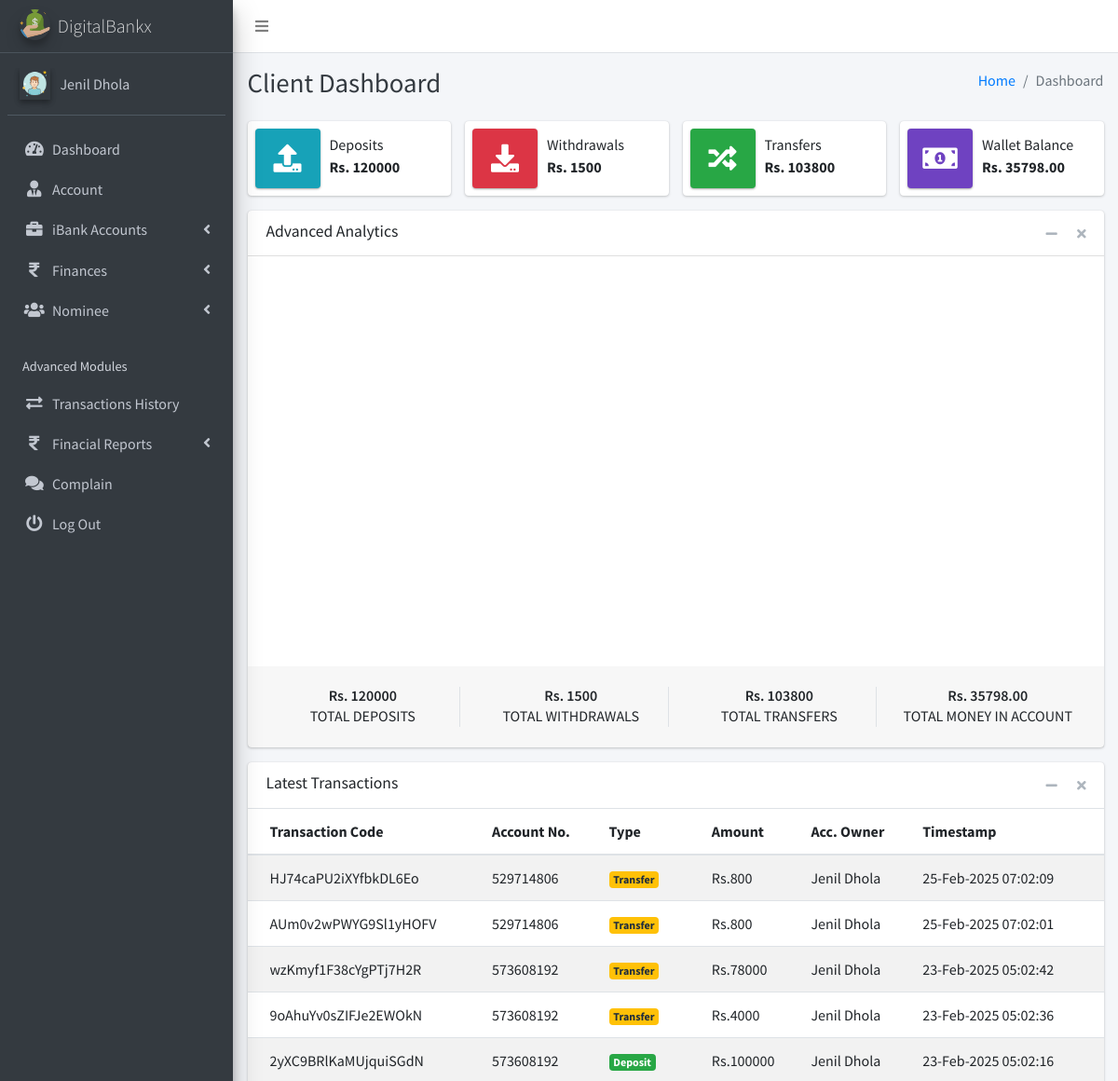
The app's page /client/pages_dashboard.php (signed in, upper part), older data.
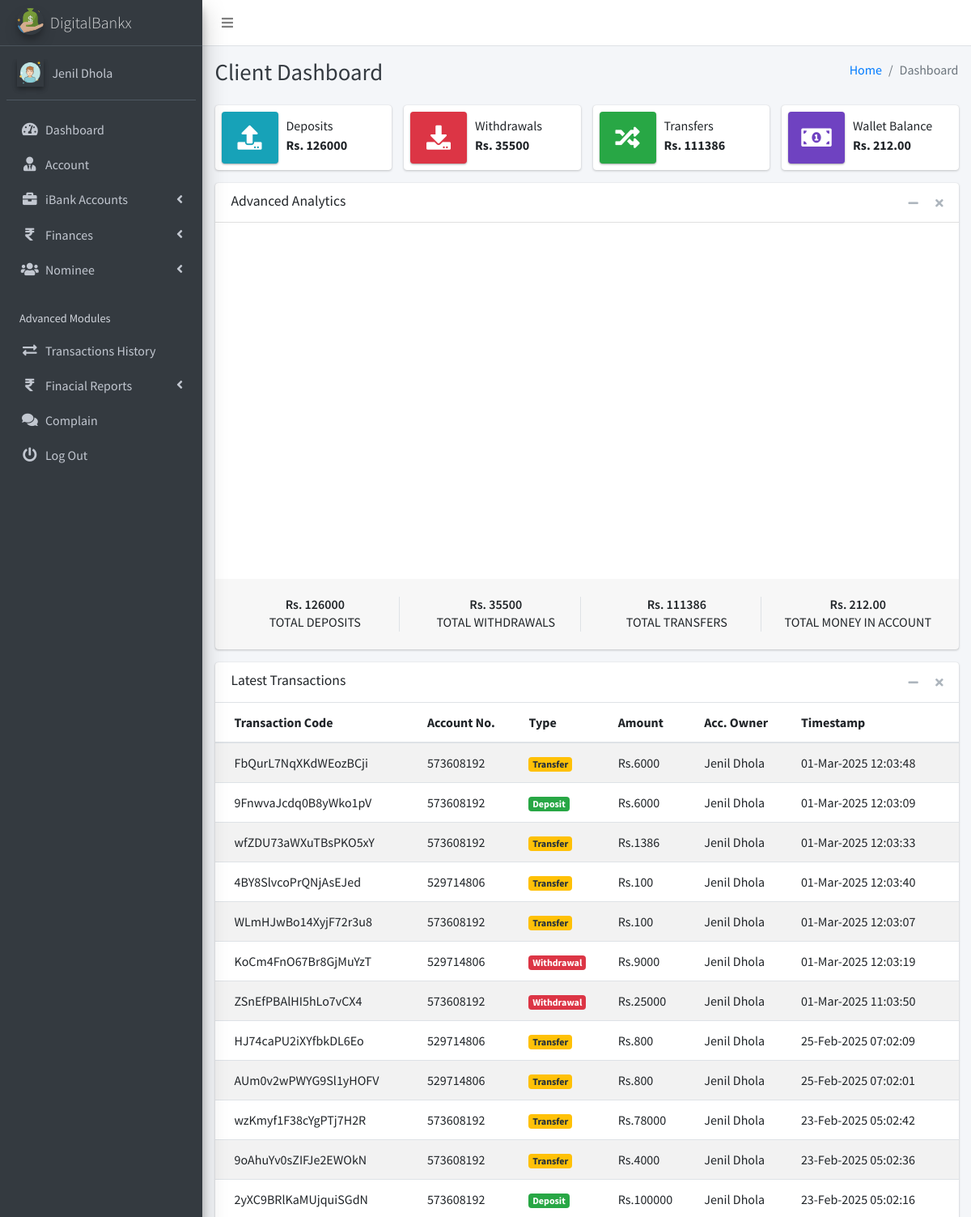
The same page, newer data.
### tables this page shows
CREATE TABLE `ib_systemsettings` (
  `id` int(20) NOT NULL,
  `sys_name` longtext NOT NULL,
  `sys_tagline` longtext NOT NULL,
  `sys_logo` varchar(200) NOT NULL,
  `is_active` tinyint(1) NOT NULL DEFAULT 1
);

CREATE TABLE `ib_clients` (
  `client_id` int(10) UNSIGNED NOT NULL,
  `name` varchar(200) NOT NULL,
  `phone` varchar(200) NOT NULL,
  `address` varchar(200) NOT NULL,
  `email` varchar(200) NOT NULL,
  `aadhar_number` varchar(12) NOT NULL,
  `pan_number` varchar(10) NOT NULL,
  `password` varchar(200) NOT NULL,
  `profile_pic` varchar(200) NOT NULL,
  `client_number` varchar(200) NOT NULL,
  `is_active` tinyint(1) NOT NULL DEFAULT 1,
  `otp` varchar(10) DEFAULT NULL,
  `otp_expiry` datetime DEFAULT NULL
);

CREATE TABLE `ib_transactions` (
  `tr_id` int(20) NOT NULL,
  `tr_code` varchar(200) NOT NULL,
  `account_id` int(20) NOT NULL,
  `tr_type` varchar(200) NOT NULL,
  `tr_status` varchar(200) NOT NULL,
  `client_id` int(10) UNSIGNED NOT NULL,
  `transaction_amt` varchar(200) NOT NULL,
  `receiving_acc_no` varchar(200) DEFAULT NULL,
  `created_at` timestamp(6) NOT NULL DEFAULT current_timestamp(6) ON UPDATE current_timestamp(6),
  `is_active` tinyint(1) NOT NULL DEFAULT 1
);

CREATE TABLE `ib_bankaccounts` (
  `account_id` int(20) NOT NULL,
  `acc_name` varchar(200) NOT NULL,
  `account_number` varchar(200) NOT NULL,
  `acc_type` varchar(200) NOT NULL,
  `acc_rates` varchar(200) NOT NULL,
  `acc_status` varchar(200) NOT NULL,
  `acc_amount` decimal(10,2) NOT NULL,
  `client_id` int(10) UNSIGNED DEFAULT NULL,
  `created_at` timestamp(6) NOT NULL DEFAULT current_timestamp(6) ON UPDATE current_timestamp(6),
  `is_active` tinyint(1) NOT NULL DEFAULT 1
);

### client/pages_dashboard.php (the view, shortened to what the changed rows need)
<?php
include('conf/config.php');
$client_id = $_SESSION['client_id'];
$result = "SELECT SUM(transaction_amt) FROM iB_Transactions WHERE  client_id = ? AND tr_type = 'Deposit' ";
$stmt = $mysqli->prepare($result);
$stmt->bind_param('i', $client_id);
$stmt->execute();
$stmt->bind_result($iB_deposits);
$client_id = $_SESSION['client_id'];
$result = "SELECT SUM(transaction_amt) FROM iB_Transactions WHERE  client_id = ? AND tr_type = 'Withdrawal' ";
$stmt = $mysqli->prepare($result);
$stmt->bind_param('i', $client_id);
$stmt->execute();
$stmt->bind_result($iB_withdrawal);
$client_id = $_SESSION['client_id'];
$result = "SELECT SUM(transaction_amt) FROM iB_Transactions WHERE  client_id = ? AND tr_type = 'Transfer' ";
$stmt = $mysqli->prepare($result);
$stmt->bind_param('i', $client_id);
$stmt->execute();
$stmt->bind_result($iB_Transfers);
$client_id = $_SESSION['client_id'];
$result = "SELECT SUM(acc_amount) FROM iB_bankAccounts WHERE client_id = ?";
$stmt = $mysqli->prepare($result);
$stmt->bind_param('i', $client_id);
$stmt->execute();
$stmt->bind_result($TotalBalInAccount);
$client_id = $_SESSION['client_id'];
$result = "SELECT SUM(acc_amount) FROM iB_bankAccounts WHERE client_id = ?";
$stmt = $mysqli->prepare($result);
$stmt->bind_param('i', $client_id);
$stmt->execute();
$stmt->bind_result($new_amt);
?>
<!DOCTYPE html>
<html lang="en">
<?php include("dist/_partials/head.php"); ?>
<body class="hold-transition sidebar-mini layout-fixed layout-navbar-fixed">
  <div class="wrapper">
    <?php include("dist/_partials/sidebar.php"); ?>
    <div class="content-wrapper">
      <div class="content-header">
        <div class="container-fluid">
          <div class="row mb-2">
            <div class="col-sm-6">
              <h1 class="m-0 text-dark">Client Dashboard</h1>
            </div>
          </div>
        </div>
      </div>
      <section class="content">
        <div class="container-fluid">
          <div class="row">
            <div class="col-12 col-sm-6 col-md-3">
              <div class="info-box">
                <div class="info-box-content">
                  <span class="info-box-text">Deposits</span>
                  <span class="info-box-number">
                    Rs. <?php echo $iB_deposits; ?>
                  </span>
                </div>
              </div>
            </div>
            <div class="col-12 col-sm-6 col-md-3">
              <div class="info-box mb-3">
                <div class="info-box-content">
                  <span class="info-box-text">Withdrawals</span>
                  <span class="info-box-number">Rs. <?php echo $iB_withdrawal; ?> </span>
                </div>
              </div>
            </div>
            <div class="col-12 col-sm-6 col-md-3">
              <div class="info-box mb-3">
                <div class="info-box-content">
                  <span class="info-box-text">Transfers</span>
                  <span class="info-box-number">Rs. <?php echo $iB_Transfers; ?></span>
                </div>
              </div>
            </div>
            <div class="col-12 col-sm-6 col-md-3">
              <div class="info-box mb-3">
                <div class="info-box-content">
                  <span class="info-box-text">Wallet Balance</span>
                  <span class="info-box-number">Rs. <?php echo $TotalBalInAccount; ?></span>
                </div>
              </div>
            </div>
          </div>
          <div class="row">
            <div class="col-md-12">
              <div class="card">
                <div class="card-footer">
                  <div class="row">
                    <div class="col-sm-3 col-6">
                      <div class="description-block border-right">
                        <h5 class="description-header">Rs. <?php echo $iB_deposits; ?></h5>
                        <span class="description-text">TOTAL DEPOSITS</span>
                      </div>
                    </div>
                    <div class="col-sm-3 col-6">
                      <div class="description-block border-right">
                        <h5 class="description-header">Rs. <?php echo $iB_withdrawal; ?></h5>
                        <span class="description-text">TOTAL WITHDRAWALS</span>
                      </div>
                    </div>
                    <div class="col-sm-3 col-6">
                      <div class="description-block border-right">
                        <h5 class="description-header">Rs. <?php echo $iB_Transfers; ?> </h5>
                        <span class="description-text">TOTAL TRANSFERS</span>
                      </div>
                    </div>
                    <div class="col-sm-3 col-6">
                      <div class="description-block">
                        <h5 class="description-header">Rs. <?php echo $new_amt; ?> </h5>
                        <span class="description-text">TOTAL MONEY IN Account</span>
                      </div>
                    </div>
                  </div>
                </div>
              </div>
            </div>
          </div>
          <div class="row">
            <div class="col-md-12">
              <div class="card">
                <div class="card-body p-0">
                  <div class="table-responsive">
                    <table class="table table-striped table-hover m-0">
                      <thead>
                        <tr>
                          <th>Transaction Code</th>
                          <th>Account No.</th>
                          <th>Type</th>
                          <th>Amount</th>
                          <th>Acc. Owner</th>
                          <th>Timestamp</th>
                        </tr>
                      </thead>
                      <tbody>
                        <?php
                        $client_id = $_SESSION['client_id'];
                        $ret = "SELECT
    t.*,
    b.account_number,
    b.acc_type,
    COALESCE(b.acc_name, 'N/A') AS account_owner,
    COALESCE(c.name, 'N/A') AS client_name
FROM iB_Transactions t
LEFT JOIN ib_bankaccounts b ON t.account_id = b.account_id
LEFT JOIN ib_clients c ON t.client_id = c.client_id
WHERE t.client_id = ?
ORDER BY t.created_at DESC
 ";
                        $stmt = $mysqli->prepare($ret);
                        $stmt->bind_param('i', $client_id);
                        $stmt->execute();
                        $res = $stmt->get_result();
                        while ($row = $res->fetch_object()) {
                          $transTstamp = $row->created_at;
                          if ($row->tr_type == 'Deposit') {
                            $alertClass = "<span class='badge badge-success'>$row->tr_type</span>";
                          } elseif ($row->tr_type == 'Withdrawal') {
                            $alertClass = "<span class='badge badge-danger'>$row->tr_type</span>";
                          } else {
                            $alertClass = "<span class='badge badge-warning'>$row->tr_type</span>";
                          }
                          ?>
                          <tr>
                            <td><?php echo $row->tr_code; ?></a></td>
                            <td><?php echo $row->account_number; ?></td>
                            <td><?php echo $alertClass; ?></td>
                            <td>Rs.<?php echo $row->transaction_amt; ?></td>
                            <td><?php echo $row->client_name; ?></td>
                            <td><?php echo date("d-M-Y h:m:s ", strtotime($transTstamp)); ?></td>
                          </tr>
                        <?php } ?>
                      </tbody>
                    </table>
                  </div>
                </div>
              </div>
            </div>
          </div>
        </div>
      </section>
    </div>
  </div>
</body>
</html>

### client/dist/_partials/sidebar.php (shortened to what the changed rows need)
<aside class="main-sidebar sidebar-dark-primary elevation-4">
  <?php
  $client_id = $_SESSION['client_id'];
  $ret = "SELECT * FROM  iB_clients  WHERE client_id = ? ";
  $stmt = $mysqli->prepare($ret);
  $stmt->bind_param('i', $client_id);
  $stmt->execute();
  $res = $stmt->get_result();
  while ($row = $res->fetch_object()) {
    if ($row->profile_pic == '') {
      $profile_picture = "<img src='../admin/dist/img/user_icon.png' class=' elevation-2' alt='User Image'>
                ";
    } else {
      $profile_picture = "<img src='../admin/dist/img/$row->profile_pic' class='elevation-2' alt='User Image'>
                ";
    }
    $ret = "SELECT * FROM `iB_SystemSettings` ";
    $stmt = $mysqli->prepare($ret);
    $stmt->execute();
    $res = $stmt->get_result();
    while ($sys = $res->fetch_object()) {
      ?>
      <a href="pages_dashboard.php" class="brand-link">
        <img src="../admin/dist/img/<?php echo $sys->sys_logo; ?>" alt="iBanking Logo"
          class="brand-image img-circle elevation-3" style="opacity: .8">
        <span class="brand-text font-weight-light"><?php echo $sys->sys_name; ?></span>
      </a>
      <div class="sidebar">
        <div class="user-panel mt-3 pb-3 mb-3 d-flex">
          <div class="image">
            <?php echo $profile_picture; ?>
          </div>
          <div class="info">
            <a href="#" class="d-block"><?php echo $row->name; ?></a>
          </div>
        </div>
        <nav class="mt-2">
          <ul class="nav nav-pills nav-sidebar flex-column" data-widget="treeview" role="menu" data-accordion="false">
            <li class="nav-item has-treeview">
              <a href="pages_dashboard.php" class="nav-link">
                <i class="nav-icon fas fa-tachometer-alt"></i>
                <p>
                  Dashboard
                </p>
              </a>
            </li>
            <li class="nav-item">
              <a href="pages_account.php" class="nav-link">
                <i class="nav-icon fas fa-user-tie"></i>
                <p>
                  Account
                </p>
              </a>
            </li>
            <li class="nav-item has-treeview">
              <a href="#" class="nav-link">
                <i class="nav-icon fas fa-briefcase"></i>
                <p>
                  iBank Accounts
                  <i class="fas fa-angle-left right"></i>
                </p>
              </a>
            </li>
            <li class="nav-item has-treeview">
              <a href="#" class="nav-link">
                <i class="nav-icon fas fas fa-rupee-sign"></i>
                <p>
                  Finances
                  <i class="fas fa-angle-left right"></i>
                </p>
              </a>
            </li>
            <li class="nav-item has-treeview">
              <a href="#" class="nav-link">
                <i class="nav-icon fas fa-users"></i>
                <p>
                  Nominee
                  <i class="fas fa-angle-left right"></i>
                </p>
              </a>
            </li>
            <li class="nav-header">Advanced Modules</li>
            <li class="nav-item">
              <a href="pages_transactions_engine.php" class="nav-link">
                <i class="nav-icon fas fa-exchange-alt"></i>
                <p>
                  Transactions History
                </p>
              </a>
            </li>
            <li class="nav-item has-treeview">
              <a href="#" class="nav-link">
                <i class="nav-icon fas fas fa-rupee-sign"></i>
                <p>
                  Finacial Reports
                  <i class="fas fa-angle-left right"></i>
                </p>
              </a>
            </li>
            <li class="nav-item">
              <a href="pages_feedback.php" class="nav-link">
                <i class="nav-icon fas fa-comments"></i>
                <p>
                Complain
                </p>
              </a>
            </li>
            <li class="nav-item">
              <a href="pages_logout.php" class="nav-link">
                <i class="nav-icon fas fa-power-off"></i>
                <p>
                  Log Out
                </p>
              </a>
            </li>
          </ul>
        </nav>
      </div>
    </aside>
    <?php
    }
  } ?>

Row changes from the older to the newer data that the page shows:
added ib_transactions: tr_code "FbQurL7NqXKdWEozBCji", account.account_number "573608192", tr_type "Transfer", transaction_amt "6000", client_name "Jenil Dhola", created_at "01-Mar-2025 12:03:48"
added ib_transactions: tr_code "9FnwvaJcdq0B8yWko1pV", account.account_number "573608192", tr_type "Deposit", transaction_amt "6000", client_name "Jenil Dhola", created_at "01-Mar-2025 12:03:09"
added ib_transactions: tr_code "wfZDU73aWXuTBsPKO5xY", account.account_number "573608192", tr_type "Transfer", transaction_amt "1386", client_name "Jenil Dhola", created_at "01-Mar-2025 12:03:33"
added ib_transactions: tr_code "4BY8SlvcoPrQNjAsEJed", account.account_number "529714806", tr_type "Transfer", transaction_amt "100", client_name "Jenil Dhola", created_at "01-Mar-2025 12:03:40"
added ib_transactions: tr_code "WLmHJwBo14XyjF72r3u8", account.account_number "573608192", tr_type "Transfer", transaction_amt "100", client_name "Jenil Dhola", created_at "01-Mar-2025 12:03:07"
added ib_transactions: tr_code "KoCm4FnO67Br8GjMuYzT", account.account_number "529714806", tr_type "Withdrawal", transaction_amt "9000", client_name "Jenil Dhola", created_at "01-Mar-2025 12:03:19"
added ib_transactions: tr_code "ZSnEfPBAlHI5hLo7vCX4", account.account_number "573608192", tr_type "Withdrawal", transaction_amt "25000", client_name "Jenil Dhola", created_at "01-Mar-2025 11:03:50"
Text that changed along with them:
$iB_deposits: "120000" → "126000"
$iB_withdrawal: "1500" → "35500"
$iB_Transfers: "103800" → "111386"
$TotalBalInAccount: "35798.00" → "212.00"
$new_amt: "35798.00" → "212.00"
